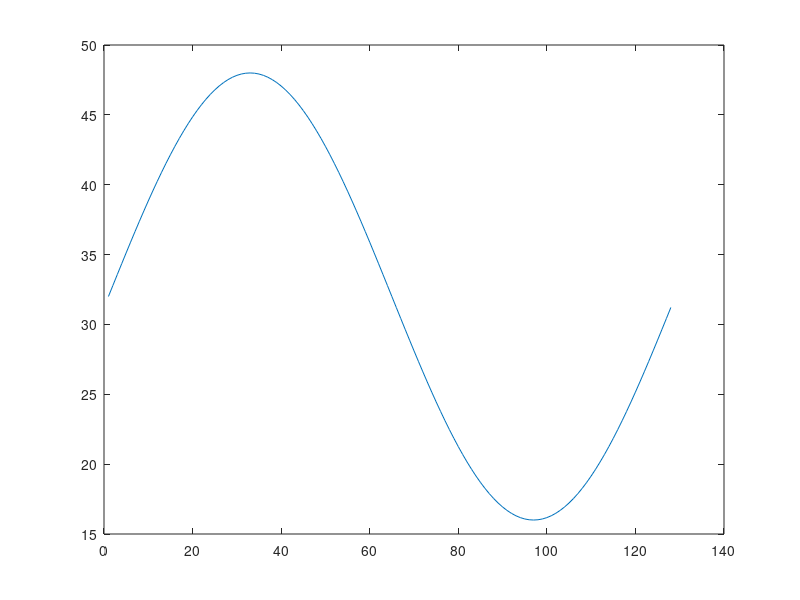

Recreate this plot in MATLAB. (Note: this script raises an error after producing the figure.)
% file : sinMif.m
% function : 使用matlab生成mif文件，存为sin8bit_128.mif，作为8位数据线、10位地址线的RAM程序的初始化文件
% sin8bit_128.mif : 含128个点，每个点8位二进制数的一个周期的正弦波波形，设初相位为0
% author : ojw
% createDate : 2019-10-22

F1 = 1; %信号的频率
Fs = 2^7;  %采样频率
P1 = 0; %信号初相位0
N = 2^7; %采样点数128点
t = [0 : 1/Fs : (N-1)/Fs];  %采样时刻
ADC = 2^5;  %直流分量
A = 2^4;  %信号幅度
s = A*sin(2*pi*F1*t + pi*P1/180) + ADC; %生成信号
plot(s);  %绘制图形
fild = fopen('c:/sinMif/sin8bit_128.mif','wt');  %创建mif文件
% 写入mif文件文件头
fprintf(fild,'%s\n','WIDTH=8;');    %位宽
fprintf(fild,'%s\n\n','DEPTH=128;');   %深度
fprintf(fild,'%s\n','ADDRESS_RADIX=BIN;');  %地址格式
fprintf(fild,'%s\n\n','DATA_RADIX=BIN;');   %数据格式
fprintf(fild,'%s\t','CONTENT'); %地址
fprintf(fild,'%s\n','BEGIN');

for i = 1 : N
    s2(i) = round(s(i));    %对小数四舍五入取整
   
    % addr : data;
    fprintf(fild,'\t%s\t',dec2bin((i-1),10)); %地址从0开始编码
    fprintf(fild,'%s\t',':');
    fprintf(fild,'%s',dec2bin(s2(i),8));
    fprintf(fild,'%s\n',';');
end
fprintf(fild,'%s\n','END');
